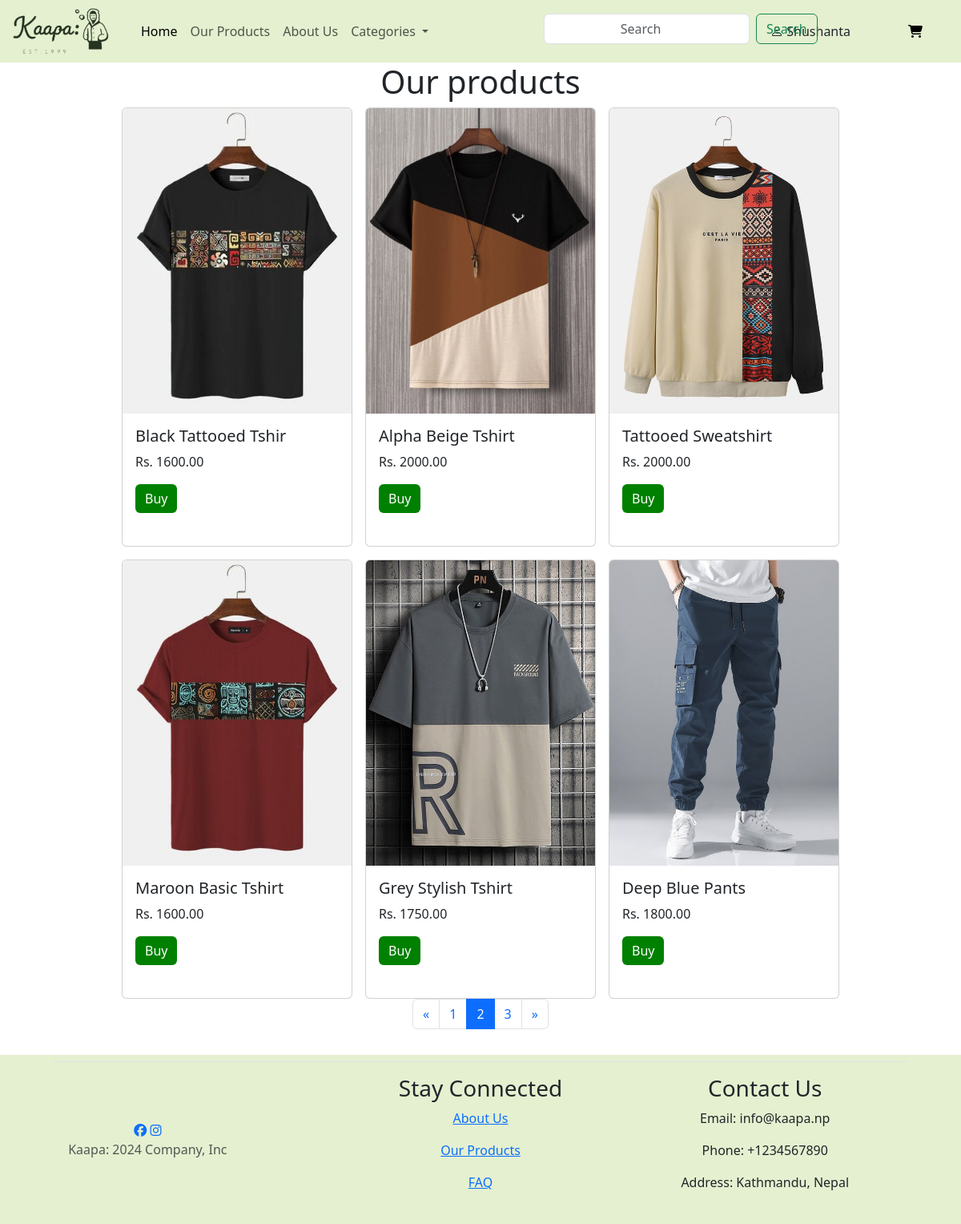
Screenshot of /ourProducts.php?page=2 (signed in) with the database file from the repository.
### tables this page shows
CREATE TABLE `products` (
  `pid` int(11) NOT NULL,
  `product_name` varchar(20) NOT NULL,
  `product_description` varchar(225) NOT NULL,
  `product_price` decimal(65,2) NOT NULL,
  `product_image` varchar(225) NOT NULL,
  `product_stock` int(200) NOT NULL
);

### ourProducts.php (the view, shortened to what this page needs)
<?php
include "navbar.php";
include "dbconnect.php";
$productsPerPage = 6;
$page = isset($_GET['page']) ? $_GET['page'] : 1;
$offset = ($page - 1) * $productsPerPage;
$products = mysqli_query($conn, "SELECT * FROM products LIMIT $offset, $productsPerPage");
?>
<!doctype html>
<html lang="en">
<head>
    <link href="https://cdn.jsdelivr.net/npm/bootstrap@5.3.0/dist/css/bootstrap.min.css" rel="stylesheet">
    <link href="https://cdn.jsdelivr.net/npm/bootstrap-icons@1.5.0/font/bootstrap-icons.css" rel="stylesheet" />
</head>
<body>
    <div class="products">
        <h1 class="text-center">Our products</h1>
    </div>
    <div class="container">
        <?php
        while ($prod = mysqli_fetch_array($products)) { ?>
            <div class='card' style='width: 18rem;'>
                <img src='<?php echo $prod['product_image']; ?>' class='card-img-top' alt='...'>
                <div class='card-body' style='margin-bottom:25px;'>
                    <h5 class='card-title'>
                        <?php echo $prod['product_name'] ?>
                    </h5>
                    <p class='card-text'>Rs.
                        <?php echo $prod['product_price'] ?>
                    </p>
                    <?php if (isset($_SESSION['username'])) { ?>
                        <a href='buyPage.php?pid=<?php echo $prod["pid"]; ?>' class='btn btn-primary'>Buy</a>
                    <?php } else { ?>
                        <a href='login.php' class='btn btn-primary'>Buy</a>
                    <?php } ?>
                </div>
            </div>
        <?php } ?>
    </div>
    <div class="container">
        <nav aria-label="Page navigation">
            <ul class="pagination justify-content-center">
                <?php
                $prevPage = $page - 1;
                echo "<li class='page-item " . ($page <= 1 ? 'disabled' : '') . "'>
                        <a class='page-link' href='yourpage.php?page=$prevPage' aria-label='Previous'>
                            <span aria-hidden='true'>&laquo;</span>
                        </a>
                    </li>";
                for ($i = 1; $i <= ceil(mysqli_num_rows(mysqli_query($conn, "SELECT * FROM products")) / $productsPerPage); $i++) {
                    echo "<li class='page-item " . ($page == $i ? 'active' : '') . "'>
                            <a class='page-link' href='ourProducts.php?page=$i'>$i</a>
                        </li>";
                }
                $nextPage = $page + 1;
                echo "<li class='page-item " . ($page >= ceil(mysqli_num_rows(mysqli_query($conn, "SELECT * FROM products")) / $productsPerPage) ? 'disabled' : '') . "'>
                        <a class='page-link' href='yourpage.php?page=$nextPage' aria-label='Next'>
                            <span aria-hidden='true'>&raquo;</span>
                        </a>
                    </li>";
                ?>
            </ul>
        </nav>
    </div>
    <?php include "footer.php" ?>
</body>
</html>

### style.css (style rules this page uses)
.container { display: flex; width: 90%; margin: auto; justify-content: center; align-items: center; gap: 1rem; flex-wrap: wrap; }
.card a { background-color: green; border: 0; }

### rows the page displays
products: product_image (picture), product_name "Black Tattooed Tshir", product_price "1600.00"
products: product_image (picture), product_name "Alpha Beige Tshirt", product_price "2000.00"
products: product_image (picture), product_name "Tattooed Sweatshirt", product_price "2000.00"
products: product_image (picture), product_name "Maroon Basic Tshirt", product_price "1600.00"
products: product_image (picture), product_name "Grey Stylish Tshirt", product_price "1750.00"
products: product_image (picture), product_name "Deep Blue Pants", product_price "1800.00"

### other values shown
$_SESSION['username'] "Shushanta"
